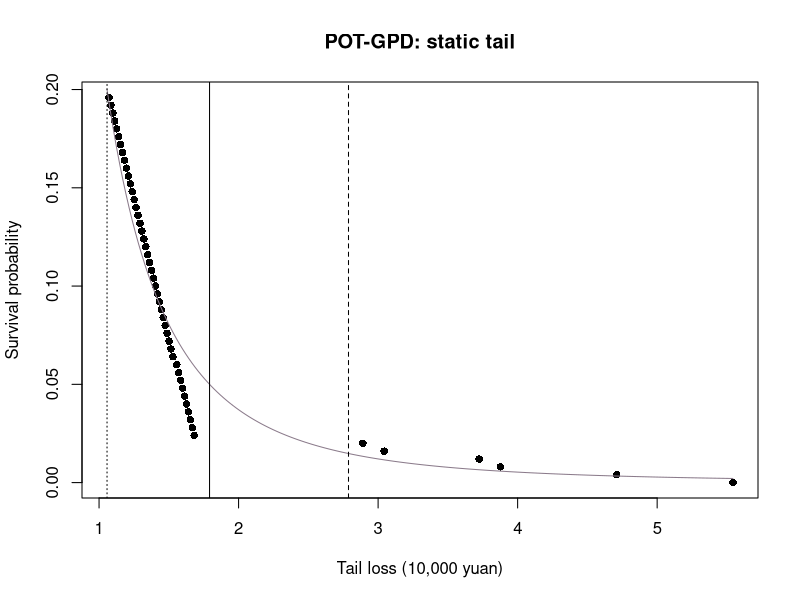

The R source for this figure:
# 用户填写来源（未核实）：未提供
# 合成教学数据，非真实市场行情
# 单期简单收益，小数；不进行年化或多日缩放
R <- c(-0.006822222222222222,
  0.003316666666666667,
  0.013455555555555556,
  -0.011266666666666668,
  -0.001127777777777778,
  0.00901111111111111,
  -0.01571111111111111,
  -0.005572222222222222,
  0.004566666666666667,
  0.014705555555555555,
  -0.010016666666666669,
  0.00012222222222222224,
  0.010261111111111111,
  -0.014461111111111112,
  -0.004322222222222222,
  0.005816666666666666,
  0.015955555555555556,
  -0.008766666666666667,
  0.0013722222222222224,
  0.01151111111111111,
  -0.013211111111111113,
  -0.003072222222222222,
  0.007066666666666666,
  0.017205555555555557,
  -0.007516666666666665,
  0.0026222222222222224,
  0.012761111111111112,
  -0.011961111111111113,
  -0.0018222222222222223,
  0.008316666666666665,
  -0.016405555555555555,
  -0.006266666666666666,
  0.003872222222222222,
  0.014011111111111111,
  -0.010711111111111112,
  -0.0005722222222222222,
  -0.030433333333333333,
  -0.015155555555555558,
  -0.005016666666666666,
  0.0051222222222222225,
  0.01526111111111111,
  -0.009461111111111113,
  0.0006777777777777778,
  0.010816666666666667,
  -0.013905555555555556,
  -0.0037666666666666664,
  0.006372222222222223,
  0.016511111111111112,
  -0.008211111111111112,
  0.0019277777777777778,
  0.012066666666666667,
  -0.012655555555555557,
  -0.0025166666666666666,
  0.007622222222222222,
  0.017761111111111113,
  -0.0069611111111111115,
  0.003177777777777778,
  0.013316666666666668,
  -0.011405555555555556,
  -0.0012666666666666666,
  0.008872222222222222,
  -0.01585,
  -0.005711111111111111,
  0.004427777777777778,
  0.014566666666666667,
  -0.010155555555555557,
  -0.00001666666666666662,
  0.010122222222222222,
  -0.0146,
  -0.004461111111111111,
  0.005677777777777778,
  0.015816666666666666,
  -0.008905555555555557,
  -0.03876666666666667,
  0.011372222222222223,
  -0.01335,
  -0.0032111111111111108,
  0.006927777777777778,
  0.017066666666666667,
  -0.007655555555555555,
  0.0024833333333333335,
  0.012622222222222222,
  -0.012100000000000001,
  -0.001961111111111111,
  0.008177777777777779,
  -0.016544444444444445,
  -0.006405555555555556,
  0.0037333333333333333,
  0.013872222222222223,
  -0.01085,
  -0.0007111111111111111,
  0.009427777777777778,
  -0.015294444444444446,
  -0.005155555555555556,
  0.0049833333333333335,
  0.015122222222222223,
  -0.009600000000000001,
  0.0005388888888888889,
  0.010677777777777776,
  -0.014044444444444444,
  -0.0039055555555555553,
  0.006233333333333334,
  0.016372222222222226,
  -0.008350000000000002,
  0.001788888888888889,
  0.011927777777777777,
  -0.012794444444444445,
  -0.0026555555555555555,
  0.007483333333333334,
  0.017622222222222223,
  -0.0471,
  0.003038888888888889,
  0.013177777777777776,
  -0.011544444444444446,
  -0.0014055555555555555,
  0.008733333333333333,
  -0.01598888888888889,
  -0.00585,
  0.004288888888888889,
  0.014427777777777777,
  -0.010294444444444445,
  -0.00015555555555555554,
  0.009983333333333334,
  -0.01473888888888889,
  -0.0046,
  0.005538888888888888,
  0.015677777777777777,
  -0.009044444444444445,
  0.0010944444444444445,
  0.011233333333333331,
  -0.013488888888888889,
  -0.0033499999999999997,
  0.006788888888888889,
  0.016927777777777778,
  -0.007794444444444445,
  0.0023444444444444446,
  0.012483333333333332,
  -0.01223888888888889,
  -0.0021,
  0.008038888888888889,
  -0.01668333333333333,
  -0.006544444444444444,
  0.0035944444444444444,
  0.013733333333333332,
  -0.01098888888888889,
  -0.0008500000000000001,
  0.009288888888888888,
  -0.055433333333333334,
  -0.0052944444444444445,
  0.004844444444444445,
  0.014983333333333333,
  -0.009738888888888889,
  0.0004,
  0.010538888888888888,
  -0.014183333333333334,
  -0.004044444444444444,
  0.006094444444444445,
  0.016233333333333332,
  -0.00848888888888889,
  0.00165,
  0.011788888888888889,
  -0.012933333333333333,
  -0.002794444444444444,
  0.007344444444444444,
  0.017483333333333333,
  -0.0072388888888888885,
  0.0029000000000000002,
  0.013038888888888888,
  -0.011683333333333334,
  -0.0015444444444444446,
  0.008594444444444444,
  -0.016127777777777776,
  -0.005988888888888888,
  0.00415,
  0.014288888888888887,
  -0.010433333333333333,
  -0.00029444444444444445,
  0.009844444444444444,
  -0.014877777777777778,
  -0.004738888888888888,
  0.0054,
  0.015538888888888889,
  -0.009183333333333335,
  0.0009555555555555556,
  -0.028905555555555552,
  -0.013627777777777779,
  -0.003488888888888889,
  0.0066500000000000005,
  0.01678888888888889,
  -0.007933333333333334,
  0.0022055555555555557,
  0.012344444444444444,
  -0.012377777777777777,
  -0.002238888888888889,
  0.007899999999999999,
  -0.01682222222222222,
  -0.006683333333333334,
  0.003455555555555556,
  0.013594444444444444,
  -0.011127777777777778,
  -0.000988888888888889,
  0.00915,
  -0.015572222222222225,
  -0.005433333333333333,
  0.004705555555555556,
  0.014844444444444443,
  -0.009877777777777777,
  0.00026111111111111116,
  0.0104,
  -0.014322222222222224,
  -0.004183333333333333,
  0.005955555555555556,
  0.016094444444444446,
  -0.00862777777777778,
  0.001511111111111111,
  0.011649999999999999,
  -0.013072222222222225,
  -0.002933333333333333,
  0.007205555555555556,
  0.017344444444444447,
  -0.007377777777777778,
  -0.03723888888888889,
  0.0129,
  -0.011822222222222224,
  -0.0016833333333333333,
  0.008455555555555555,
  -0.016266666666666665,
  -0.006127777777777778,
  0.004011111111111111,
  0.01415,
  -0.010572222222222224,
  -0.00043333333333333326,
  0.009705555555555556,
  -0.015016666666666668,
  -0.004877777777777778,
  0.005261111111111111,
  0.015399999999999999,
  -0.009322222222222223,
  0.0008166666666666667,
  0.010955555555555555,
  -0.013766666666666668,
  -0.0036277777777777775,
  0.006511111111111112,
  0.01665,
  -0.008072222222222224,
  0.0020666666666666667,
  0.012205555555555555,
  -0.012516666666666669,
  -0.0023777777777777777,
  0.007761111111111112)
n <- length(R)
N <- 1000000
gamma <- 0.95
k <- 30
lambda <- 0.94
omega <- 0.000002
a <- 0.08
b <- 0.9
threshold <- 0.8
train <- 150
L <- -N*R
dates <- seq_len(n)
stopifnot(n>=2,all(is.finite(R)),all(R>=-1),N>0,gamma>0,gamma<1)

risk <- function(r, gamma, N) {
  L <- -N*r; x <- sort(L); n <- length(L); j <- seq_len(n)
  w <- pmax(0,pmin(j/n-gamma,1/n)); z <- qnorm(gamma)
  c(hVaR=unname(quantile(L,gamma,type=1)),hES=sum(x*w)/(1-gamma),
    nVaR=mean(L)+sd(L)*z,nES=mean(L)+sd(L)*dnorm(z)/(1-gamma))
}
dynamic <- function(R,gamma,N,k,lambda,omega,a,b,model,h0=NULL) {
  stopifnot(k>=2,k<length(R),k==floor(k),lambda>0,lambda<1)
  if(model=="garch")stopifnot(omega>0,a>=0,b>=0,a+b<1)
  n <- length(R); mu <- mean(R[seq_len(k)]); h <- rep(NA_real_,n+1)
  h[k+1] <- if(is.null(h0))var(R[seq_len(k)])else h0
  stopifnot(is.finite(h[k+1]),h[k+1]>=0)
  for(t in seq.int(k+1,n)) {
    # h[t] is predicted before observing R[t]; update only h[t+1]
    h[t+1] <- if(model=="ewma") lambda*h[t]+(1-lambda)*(R[t]-mu)^2 else
      omega+a*(R[t]-mu)^2+b*h[t]
  }
  sigma <- sqrt(h); z <- qnorm(gamma)
  list(h=h,sigma=sigma,VaR=N*(-mu+sigma*z),
    ES=N*(-mu+sigma*dnorm(z)/(1-gamma)),mu=mu)
}
# Deterministic Nelder-Mead, same objective and stopping rule as browser.
nm <- function(fn,start) {
  v <- rbind(start,start+c(.12,0),start+c(0,.18)); f <- apply(v,1,fn)
  for(iter in 0:1999) {
    ord <- order(f); v <- v[ord,,drop=FALSE]; f <- f[ord]
    spread <- max(abs(sweep(v[-1,,drop=FALSE],2,v[1,],"-")))
    if(spread<1e-8 && abs(f[3]-f[1])<1e-9)
      return(list(par=v[1,],value=f[1],converged=is.finite(f[1]),iter=iter))
    cent <- (v[1,]+v[2,])/2; r <- cent+(cent-v[3,]); fr <- fn(r)
    if(fr<f[1]) {
      e <- cent+2*(cent-v[3,]); fe <- fn(e)
      if(fe<fr){v[3,]<-e;f[3]<-fe}else{v[3,]<-r;f[3]<-fr}
    } else if(fr<f[2]) {v[3,]<-r;f[3]<-fr} else {
      outside <- fr<f[3]; cx <- cent+.5*((if(outside) r else v[3,])-cent)
      fc <- fn(cx)
      if(fc<(if(outside) fr else f[3])){v[3,]<-cx;f[3]<-fc}else{
        for(j in 2:3){v[j,]<-(v[j,]+v[1,])/2;f[j]<-fn(v[j,])}
      }
    }
  }
  list(par=v[which.min(f),],value=min(f),converged=FALSE,iter=2000)
}
gpd_risk <- function(u,pu,xi,b,gamma) {
  stopifnot(b>0,pu>0,pu<=1,gamma>0,gamma<1)
  if(1-gamma>=pu) stop("Target quantile must exceed threshold")
  lr <- log(pu/(1-gamma))
  VaR <- u+b*if(abs(xi)<1e-8) lr else expm1(xi*lr)/xi
  ES <- if(xi>=1) Inf else VaR+(b+xi*(VaR-u))/(1-xi)
  c(VaR=VaR,ES=ES)
}
fit_gpd <- function(R,gamma,N,threshold) {
  L <- -N*R; u <- unname(quantile(L,threshold,type=1)); Y <- L[L>u]-u
  nu <- length(Y); pu <- nu/length(L)
  if(nu<20) stop("Fewer than 20 strict threshold exceedances")
  scale <- mean(Y); if(!is.finite(scale)||scale<=0)stop("Degenerate tail")
  y <- Y/scale
  fn <- function(par) {
    xi<-par[1];lb<-par[2]
    if(xi<=-.49||xi>=5||lb< -20||lb>20)return(1e100)
    b<-exp(lb); if(any(1+xi*y/b<=0))return(1e100)
    length(y)*lb+if(abs(xi)<1e-8)sum(y/b) else (1+1/xi)*sum(log1p(xi*y/b))
  }
  fits <- lapply(c(-.2,.1,.6,1.2),function(x)nm(fn,c(x,0)))
  fits <- Filter(function(x)x$converged&&x$value<1e99,fits)
  if(!length(fits))stop("GPD optimization failed")
  fit<-fits[[which.min(sapply(fits,function(x)x$value))]]
  xi<-fit$par[1];b<-exp(fit$par[2])*scale
  if(xi < -.4899||xi>4.9999)stop("GPD shape search boundary: unstable fit")
  est<-gpd_risk(u,pu,xi,b,gamma)
  list(u=u,Y=Y,nu=nu,pu=pu,xi=xi,b=b,VaR=est[[1]],ES=est[[2]],
    logLikelihood=-fit$value-nu*log(scale),converged=TRUE)
}
kupiec <- function(n,x,p0) {
  stopifnot(n>=1,x>=0,x<=n,p0>0,p0<1)
  term <- function(count,p)if(count==0)0 else count*log(p)
  phat<-x/n;ll0<-term(x,p0)+term(n-x,1-p0)
  ll1<-term(x,phat)+term(n-x,1-phat)
  LR<-max(0,2*(ll1-ll0))
  c(n=n,x=x,rate=phat,p0=p0,LR=LR,p=pchisq(LR,df=1,lower.tail=FALSE))
}
backtest <- function(R,gamma,N,train,lambda,omega,a,b) {
  stopifnot(train>=30,length(R)-train>=20)
  n<-length(R); ids<-seq.int(train+1,n); L<- -N*R[ids]
  static<-risk(R[seq_len(train)],gamma,N)
  ew<-dynamic(R,gamma,N,train,lambda,omega,a,b,"ewma")
  ga<-tryCatch(dynamic(R,gamma,N,train,lambda,omega,a,b,"garch"),error=function(e)list(error=conditionMessage(e)))
  predictions<-list(historical=list(VaR=rep(static[1],length(ids)),ES=rep(static[2],length(ids))),
    normal=list(VaR=rep(static[3],length(ids)),ES=rep(static[4],length(ids))),
    ewma=list(VaR=ew$VaR[ids],ES=ew$ES[ids]),garch=if(is.null(ga$error))list(VaR=ga$VaR[ids],ES=ga$ES[ids])else ga)
  models<-lapply(predictions,function(p){
    if(!is.null(p$error))return(p)
    valid<-is.finite(L)&is.finite(p$VaR);hit<-valid&L>p$VaR
    es_ids<-hit&is.finite(p$ES)
    actual<-if(any(es_ids))mean(L[es_ids])else NA_real_
    predicted<-if(any(es_ids))mean(p$ES[es_ids])else NA_real_
    list(VaR=p$VaR,ES=p$ES,hits=which(hit),
      test=kupiec(sum(valid),sum(hit),1-gamma),
      meanActual=actual,meanES=predicted,bias=actual-predicted)
  })
  list(L=L,ids=ids,models=models)
}
# Conditional Gaussian GARCH fit: fixed training mean, h[1]=training sample variance.
# Scale residuals by training SD for optimization; transform variance back afterward.
gdecode <- function(t) {
  ea<-exp(t[2]);eb<-exp(t[3]);den<-1+ea+eb
  c(w=exp(t[1]),a=ea/den,b=eb/den)
}
gsimplex <- function(fn,start,maxIter=1800) {
  d<-length(start);v<-rbind(start,matrix(rep(start,d),nrow=d,byrow=TRUE)+diag(.25,d))
  f<-apply(v,1,fn)
  for(it in seq_len(maxIter)-1) {
    ord<-order(f);v<-v[ord,,drop=FALSE];f<-f[ord]
    spread<-max(abs(sweep(v[-1,,drop=FALSE],2,v[1,],"-")))
    if(spread<1e-6&&f[d+1]-f[1]<1e-8)
      return(list(par=v[1,],value=f[1],converged=TRUE,iterations=it))
    cent<-colMeans(v[seq_len(d),,drop=FALSE]);r<-2*cent-v[d+1,];fr<-fn(r)
    if(fr<f[1]){e<-cent+2*(r-cent);fe<-fn(e)
      if(fe<fr){v[d+1,]<-e;f[d+1]<-fe}else{v[d+1,]<-r;f[d+1]<-fr}
    }else if(fr<f[d]){v[d+1,]<-r;f[d+1]<-fr}else{
      outside<-fr<f[d+1];cx<-cent+.5*((if(outside)r else v[d+1,])-cent);fc<-fn(cx)
      if(fc<(if(outside)fr else f[d+1])){v[d+1,]<-cx;f[d+1]<-fc}else{
        for(j in 2:(d+1)){v[j,]<-(v[j,]+v[1,])/2;f[j]<-fn(v[j,])}
      }
    }
  }
  j<-which.min(f);list(par=v[j,],value=f[j],converged=FALSE,iterations=maxIter)
}
garch_objective <- function(eps,t) {
  if(any(!is.finite(t))||any(abs(t)>20))return(1e100)
  p<-gdecode(t);if(p[2]+p[3]>=1)return(1e100)
  h<-1;f<-0
  for(z in eps){
    if(!is.finite(h)||h<=0)return(1e100)
    f<-f+.5*(log(2*pi)+log(h)+z*z/h)
    h<-p[1]+p[2]*z*z+p[3]*h
  }
  if(is.finite(f))f else 1e100
}
fit_garch <- function(trainR,maxIter=1800) {
  stopifnot(all(is.finite(trainR)),all(trainR>=-1))
  n<-length(trainR);if(n<60)stop("GARCH needs at least 60 training observations")
  mu<-mean(trainR);s2<-var(trainR);scale<-sqrt(s2)
  if(!is.finite(scale)||scale<=1e-12*max(1,abs(mu)))stop("Near-constant training returns")
  eps<-(trainR-mu)/scale;fn<-function(t)garch_objective(eps,t)
  original<-rbind(c(.05,.08,.87),c(.1,.15,.75),c(.5,.1,.4),
    c(.9,.05,.05),c(.01,.12,.87),c(.2,.6,.2))
  starts<-t(apply(original,1,function(p)c(log(p[1]),log(p[2]/(1-p[2]-p[3])),log(p[3]/(1-p[2]-p[3])))))
  attempts<-lapply(seq_len(nrow(starts)),function(i){
    v<-gsimplex(fn,starts[i,],maxIter)
    local<-v$converged&&all(sapply(seq_along(v$par),function(j)all(sapply(c(-1,1),function(sign){
      t<-v$par;t[j]<-t[j]+sign*1e-4;fn(t)>=v$value-1e-6
    }))))
    v$accepted<-v$converged&&local&&v$value<1e99;v
  })
  valid<-Filter(function(v)v$accepted,attempts)
  if(!length(valid))stop("GARCH optimization failed: no teaching-parameter fallback")
  best<-valid[[which.min(sapply(valid,function(v)v$value))]]
  p<-gdecode(best$par);omega<-p[1]*s2;a<-p[2];b<-p[3];h<-numeric(n+1);h[1]<-s2
  for(t in seq_len(n))h[t+1]<-omega+a*(trainR[t]-mu)^2+b*h[t]
  stopifnot(omega>0,a>=0,b>=0,a+b<1,all(is.finite(h)),all(h>0))
  list(omega=unname(omega),a=unname(a),b=unname(b),mu=mu,initial=s2,
    scale=scale,n=n,h=h,theta=best$par,logLikelihood=-best$value-n*log(scale),
    converged=TRUE,iterations=best$iterations,attempts=attempts)
}
garch_forecast <- function(R,gamma,N,train,fit) {
  stopifnot(train==fit$n,train>=60,train<length(R))
  n<-length(R);h<-rep(NA_real_,n+1);h[train+1]<-fit$h[train+1]
  for(t in seq.int(train+1,n))h[t+1]<-fit$omega+fit$a*(R[t]-fit$mu)^2+fit$b*h[t]
  sigma<-sqrt(h);z<-qnorm(gamma)
  list(h=h,sigma=sigma,VaR=N*(-fit$mu+sigma*z),
    ES=N*(-fit$mu+sigma*dnorm(z)/(1-gamma)),mu=fit$mu)
}
# Fixed initial training estimation + sequential test variance updates; no daily refitting.
garch_estimated_backtest <- function(bt,R,gamma,N,train) {
  attempt<-tryCatch({f<-fit_garch(R[seq_len(train)]);g<-garch_forecast(R,gamma,N,train,f);
    ids<-bt$ids;V<-g$VaR[ids];E<-g$ES[ids];hit<-bt$L>V
    actual<-if(any(hit))mean(bt$L[hit])else NA_real_
    predicted<-if(any(hit))mean(E[hit])else NA_real_
    list(fit=f,model=list(VaR=V,ES=E,hits=which(hit),test=kupiec(length(ids),sum(hit),1-gamma),
      meanActual=actual,meanES=predicted,bias=actual-predicted))},error=function(e)list(error=conditionMessage(e)))
  bt$fit<-attempt$fit;bt$models$garchFit<-if(is.null(attempt$error))attempt$model else list(error=attempt$error)
  bt
}


ev <- tryCatch(fit_gpd(R,gamma,N,threshold),error=function(e)list(error=conditionMessage(e)))
if(!is.null(ev$error))message(ev$error) else {
  print(unlist(ev[c("u","nu","pu","xi","b","VaR","ES","logLikelihood")]))
  if(ev$xi>=1)message("xi >= 1: theoretical ES is infinite")
}

if(is.null(ev$error)) {
  losses<-sort(L[L>ev$u]); survival<-sapply(losses,function(x)mean(L>x))
  grid<-seq(ev$u,max(c(losses,ev$VaR,if(is.finite(ev$ES))ev$ES)),length.out=200)
  support<-1+ev$xi*(grid-ev$u)/ev$b
  fit<-if(abs(ev$xi)<1e-8)ev$pu*exp(-(grid-ev$u)/ev$b) else
    ifelse(support>0,ev$pu*pmax(support,1e-300)^(-1/ev$xi),0)
  plot(losses/10000,survival,pch=16,xlim=range(grid)/10000,
    xlab="Tail loss (10,000 yuan)",ylab="Survival probability",main="POT-GPD: static tail")
  lines(grid/10000,fit,col="thistle4");abline(v=c(ev$u,ev$VaR)/10000,lty=c(3,1))
  if(is.finite(ev$ES))abline(v=ev$ES/10000,lty=2)
}
